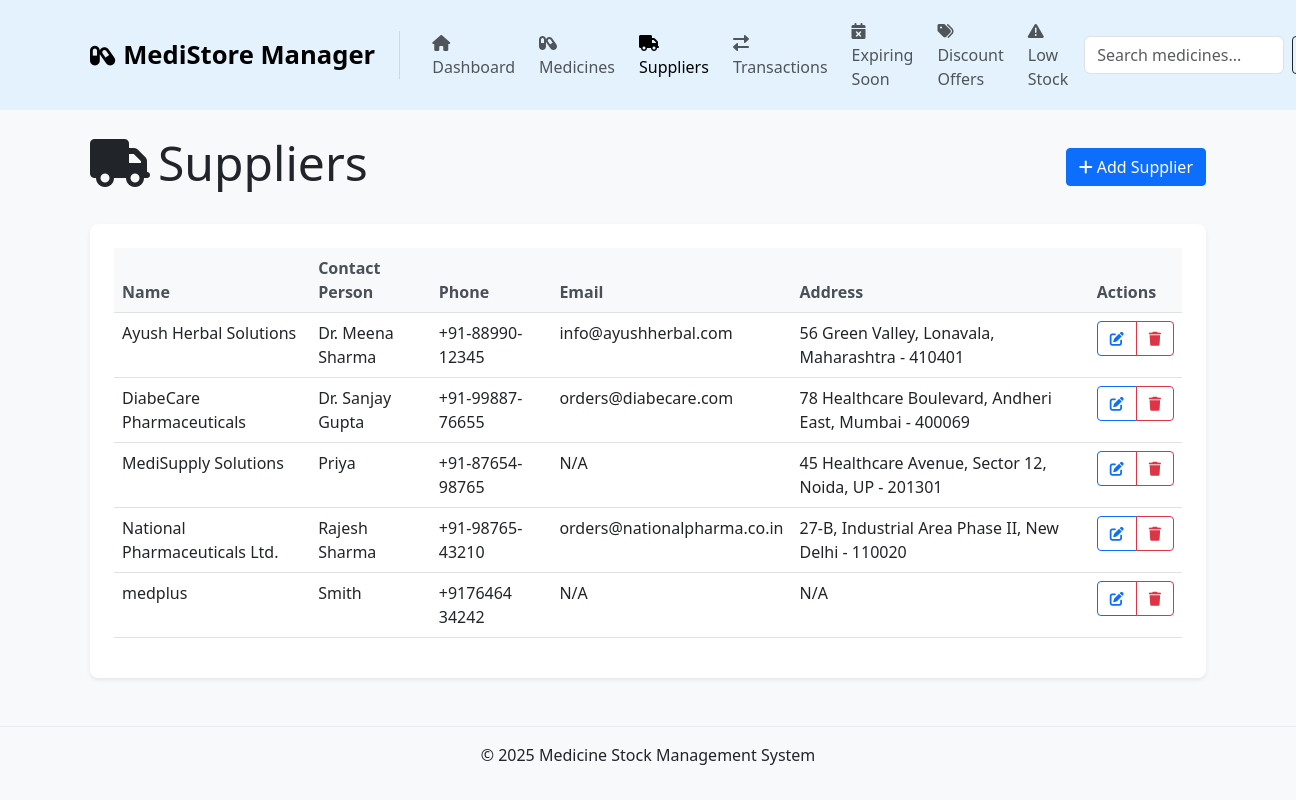
The app's page /suppliers with its own data.
### tables this page shows
CREATE TABLE suppliers (
        id INTEGER PRIMARY KEY AUTOINCREMENT,
        name TEXT NOT NULL,
        contact_person TEXT,
        phone TEXT,
        email TEXT,
        address TEXT,
        created_at TEXT DEFAULT CURRENT_TIMESTAMP
    );

### app.py (the view)
@app.route('/suppliers')
def suppliers():
    conn = get_db_connection()
    suppliers = conn.execute('SELECT * FROM suppliers ORDER BY name').fetchall()
    conn.close()
    return render_template('suppliers.html', suppliers=suppliers)

### app.py (called while the page is built)
def get_db_connection():
    conn = sqlite3.connect(DB_PATH)
    conn.row_factory = sqlite3.Row
    return conn

### templates/suppliers.html (shortened to what this page needs)
{% extends 'base.html' %}
{% block content %}
<div class="d-flex justify-content-between align-items-center mb-4">
    <h1 class="display-5">
        <i class="fas fa-truck me-2"></i>Suppliers
    </h1>
    <a href="{{ url_for('add_supplier') }}" class="btn btn-primary">
        <i class="fas fa-plus me-1"></i>Add Supplier
    </a>
</div>
{% if suppliers %}
<div class="card shadow-sm">
    <div class="card-body">
        <div class="table-responsive">
            <table class="table table-hover">
                <thead class="table-light">
                    <tr>
                        <th>Name</th>
                        <th>Contact Person</th>
                        <th>Phone</th>
                        <th>Email</th>
                        <th>Address</th>
                        <th>Actions</th>
                    </tr>
                </thead>
                <tbody>
                    {% for supplier in suppliers %}
                    <tr>
                        <td>{{ supplier.name }}</td>
                        <td>{{ supplier.contact_person or 'N/A' }}</td>
                        <td>{{ supplier.phone or 'N/A' }}</td>
                        <td>{{ supplier.email or 'N/A' }}</td>
                        <td>{{ supplier.address or 'N/A' }}</td>
                        <td>
                            <div class="btn-group btn-group-sm">
                                <a href="{{ url_for('edit_supplier', id=supplier.id) }}" class="btn btn-outline-primary" title="Edit">
                                    <i class="fas fa-edit"></i>
                                </a>
                                <button type="button" class="btn btn-outline-danger" title="Delete"
                                        data-bs-toggle="modal" data-bs-target="#deleteModal{{ supplier.id }}">
                                    <i class="fas fa-trash"></i>
                                </button>
                            </div>
                        </td>
                    </tr>
                    {% endfor %}
                </tbody>
            </table>
        </div>
    </div>
</div>
{% else %}
<div class="alert alert-info">
    <i class="fas fa-info-circle me-2"></i>No suppliers found. <a href="{{ url_for('add_supplier') }}">Add your first supplier</a>.
</div>
{% endif %}
{% endblock %}

### static/css/style.css (style rules this page uses)
body { background-color: #f8f9fa; font-family: 'Segoe UI', Tahoma, Geneva, Verdana, sans-serif; }
.card { border-radius: 0.5rem; box-shadow: 0 0.125rem 0.25rem rgba(0, 0, 0, 0.075); margin-bottom: 1.5rem; border: none; transition: transform 0.3s ease, box-shadow 0.3s ease; }
.card-body { padding: 1.5rem; }
.table th { font-weight: 600; color: #495057; }
.btn { border-radius: 0.25rem; padding: 0.375rem 0.75rem; }
.btn-primary { background-color: #0d6efd; border-color: #0d6efd; }

### records on screen
suppliers: name "Ayush Herbal Solutions", contact_person "Dr. Meena Sharma", phone "+91-88990-12345", email "info@ayushherbal.com", address "56 Green Valley, Lonavala, Maharashtra - 410401"
suppliers: name "DiabeCare Pharmaceuticals", contact_person "Dr. Sanjay Gupta", phone "+91-99887-76655", email "orders@diabecare.com", address "78 Healthcare Boulevard, Andheri East, Mumbai - 400069"
suppliers: name "MediSupply Solutions", contact_person "Priya", phone "+91-87654-98765", email "N/A", address "45 Healthcare Avenue, Sector 12, Noida, UP - 201301"
suppliers: name "National Pharmaceuticals Ltd.", contact_person "Rajesh Sharma", phone "+91-98765-43210", email "orders@nationalpharma.co.in", address "27-B, Industrial Area Phase II, New Delhi - 110020"
suppliers: name "medplus", contact_person "Smith", phone "+9176464 34242", email "N/A", address "N/A"
